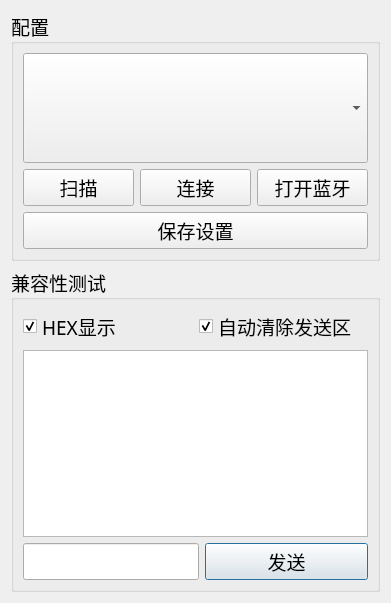
<?xml version="1.0" encoding="UTF-8"?>
<ui version="4.0">
 <class>ConfigWindow</class>
 <widget class="QDialog" name="ConfigWindow">
  <property name="geometry">
   <rect>
    <x>0</x>
    <y>0</y>
    <width>391</width>
    <height>603</height>
   </rect>
  </property>
  <property name="font">
   <font>
    <family>微软雅黑 Light</family>
    <pointsize>14</pointsize>
   </font>
  </property>
  <property name="windowTitle">
   <string>Dialog</string>
  </property>
  <layout class="QGridLayout" name="gridLayout_3">
   <item row="0" column="0">
    <widget class="QGroupBox" name="groupBox">
     <property name="sizePolicy">
      <sizepolicy hsizetype="Preferred" vsizetype="Preferred">
       <horstretch>0</horstretch>
       <verstretch>0</verstretch>
      </sizepolicy>
     </property>
     <property name="minimumSize">
      <size>
       <width>0</width>
       <height>250</height>
      </size>
     </property>
     <property name="maximumSize">
      <size>
       <width>16777215</width>
       <height>16777215</height>
      </size>
     </property>
     <property name="font">
      <font>
       <family>微软雅黑 Light</family>
       <pointsize>14</pointsize>
      </font>
     </property>
     <property name="styleSheet">
      <string notr="true"/>
     </property>
     <property name="title">
      <string>配置</string>
     </property>
     <layout class="QGridLayout" name="gridLayout">
      <item row="0" column="0">
       <layout class="QVBoxLayout" name="verticalLayout">
        <item>
         <widget class="QComboBox" name="BluetoothBox">
          <property name="sizePolicy">
           <sizepolicy hsizetype="Preferred" vsizetype="Expanding">
            <horstretch>0</horstretch>
            <verstretch>0</verstretch>
           </sizepolicy>
          </property>
         </widget>
        </item>
        <item>
         <layout class="QHBoxLayout" name="horizontalLayout">
          <item>
           <widget class="QPushButton" name="ScanButton">
            <property name="text">
             <string>扫描</string>
            </property>
           </widget>
          </item>
          <item>
           <widget class="QPushButton" name="ConnectButton">
            <property name="text">
             <string>连接</string>
            </property>
           </widget>
          </item>
          <item>
           <widget class="QPushButton" name="PowerButton">
            <property name="sizePolicy">
             <sizepolicy hsizetype="Preferred" vsizetype="Fixed">
              <horstretch>0</horstretch>
              <verstretch>0</verstretch>
             </sizepolicy>
            </property>
            <property name="text">
             <string>打开蓝牙</string>
            </property>
           </widget>
          </item>
         </layout>
        </item>
        <item>
         <widget class="QPushButton" name="SaveButton">
          <property name="sizePolicy">
           <sizepolicy hsizetype="Preferred" vsizetype="Fixed">
            <horstretch>0</horstretch>
            <verstretch>0</verstretch>
           </sizepolicy>
          </property>
          <property name="text">
           <string>保存设置</string>
          </property>
          <property name="default">
           <bool>true</bool>
          </property>
         </widget>
        </item>
       </layout>
      </item>
     </layout>
    </widget>
   </item>
   <item row="1" column="0">
    <widget class="QGroupBox" name="groupBox_2">
     <property name="sizePolicy">
      <sizepolicy hsizetype="Preferred" vsizetype="Expanding">
       <horstretch>0</horstretch>
       <verstretch>0</verstretch>
      </sizepolicy>
     </property>
     <property name="maximumSize">
      <size>
       <width>16777215</width>
       <height>1677215</height>
      </size>
     </property>
     <property name="font">
      <font>
       <family>微软雅黑 Light</family>
       <pointsize>14</pointsize>
      </font>
     </property>
     <property name="styleSheet">
      <string notr="true"/>
     </property>
     <property name="title">
      <string>兼容性测试</string>
     </property>
     <layout class="QGridLayout" name="gridLayout_2">
      <item row="0" column="0">
       <layout class="QVBoxLayout" name="verticalLayout_6">
        <item>
         <layout class="QHBoxLayout" name="horizontalLayout_8">
          <item>
           <widget class="QCheckBox" name="HEXBox">
            <property name="sizePolicy">
             <sizepolicy hsizetype="Preferred" vsizetype="Fixed">
              <horstretch>0</horstretch>
              <verstretch>0</verstretch>
             </sizepolicy>
            </property>
            <property name="font">
             <font>
              <family>微软雅黑 Light</family>
              <pointsize>14</pointsize>
             </font>
            </property>
            <property name="text">
             <string>HEX显示</string>
            </property>
            <property name="checked">
             <bool>true</bool>
            </property>
           </widget>
          </item>
          <item>
           <widget class="QCheckBox" name="CleanBox">
            <property name="sizePolicy">
             <sizepolicy hsizetype="Preferred" vsizetype="Fixed">
              <horstretch>0</horstretch>
              <verstretch>0</verstretch>
             </sizepolicy>
            </property>
            <property name="font">
             <font>
              <family>微软雅黑 Light</family>
              <pointsize>14</pointsize>
             </font>
            </property>
            <property name="tabletTracking">
             <bool>false</bool>
            </property>
            <property name="text">
             <string>自动清除发送区</string>
            </property>
            <property name="checked">
             <bool>true</bool>
            </property>
           </widget>
          </item>
         </layout>
        </item>
        <item>
         <layout class="QVBoxLayout" name="verticalLayout_5">
          <item>
           <widget class="QTextEdit" name="ReceiveAera">
            <property name="sizePolicy">
             <sizepolicy hsizetype="Preferred" vsizetype="Preferred">
              <horstretch>0</horstretch>
              <verstretch>0</verstretch>
             </sizepolicy>
            </property>
            <property name="readOnly">
             <bool>true</bool>
            </property>
            <property name="html">
             <string>&lt;!DOCTYPE HTML PUBLIC &quot;-//W3C//DTD HTML 4.0//EN&quot; &quot;http://www.w3.org/TR/REC-html40/strict.dtd&quot;&gt;
&lt;html&gt;&lt;head&gt;&lt;meta name=&quot;qrichtext&quot; content=&quot;1&quot; /&gt;&lt;style type=&quot;text/css&quot;&gt;
p, li { white-space: pre-wrap; }
&lt;/style&gt;&lt;/head&gt;&lt;body style=&quot; font-family:'微软雅黑 Light'; font-size:14pt; font-weight:400; font-style:normal;&quot;&gt;
&lt;p style=&quot;-qt-paragraph-type:empty; margin-top:0px; margin-bottom:0px; margin-left:0px; margin-right:0px; -qt-block-indent:0; text-indent:0px; font-family:'SimSun'; font-size:9pt;&quot;&gt;&lt;br /&gt;&lt;/p&gt;&lt;/body&gt;&lt;/html&gt;</string>
            </property>
           </widget>
          </item>
          <item>
           <layout class="QHBoxLayout" name="horizontalLayout_7">
            <item>
             <widget class="QLineEdit" name="SendAera">
              <property name="sizePolicy">
               <sizepolicy hsizetype="Preferred" vsizetype="Preferred">
                <horstretch>0</horstretch>
                <verstretch>0</verstretch>
               </sizepolicy>
              </property>
             </widget>
            </item>
            <item>
             <widget class="QPushButton" name="SendButton">
              <property name="sizePolicy">
               <sizepolicy hsizetype="Preferred" vsizetype="Preferred">
                <horstretch>0</horstretch>
                <verstretch>0</verstretch>
               </sizepolicy>
              </property>
              <property name="font">
               <font>
                <family>微软雅黑 Light</family>
                <pointsize>14</pointsize>
               </font>
              </property>
              <property name="text">
               <string>发送</string>
              </property>
              <property name="default">
               <bool>true</bool>
              </property>
             </widget>
            </item>
           </layout>
          </item>
         </layout>
        </item>
       </layout>
      </item>
     </layout>
    </widget>
   </item>
  </layout>
 </widget>
 <resources/>
 <connections/>
</ui>
